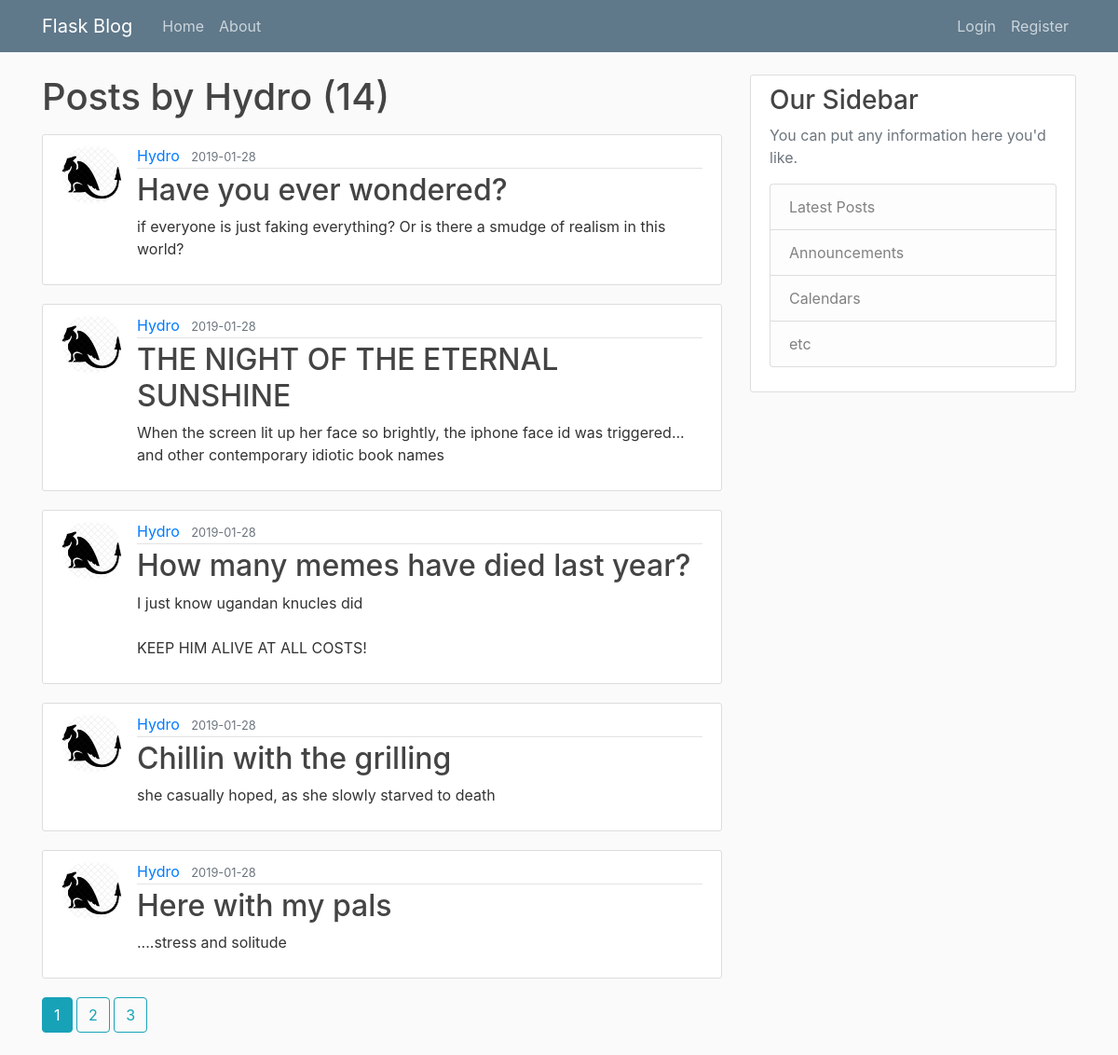
/user/Hydro, run on the app's committed database.
### flaskblog/models.py (models this page shows, shortened)
class User(db.Model, UserMixin):
    id = db.Column(db.Integer, primary_key=True)
    username = db.Column(db.String(20), unique=True, nullable=False)
    email = db.Column(db.String(120), unique=True, nullable=False)
    image_file = db.Column(db.String(20), nullable=False, default='default2.jpg')
    password = db.Column(db.String(60), nullable=False)
    posts = db.relationship('Post', backref='author', lazy=True)

class Post(db.Model):
    id = db.Column(db.Integer, primary_key=True)
    title = db.Column(db.String(100), nullable=False)
    date_posted = db.Column(db.DateTime, nullable=False, default=datetime.utcnow)
    content = db.Column(db.Text, nullable=False)
    user_id = db.Column(db.Integer, db.ForeignKey('user.id'), nullable=False)

### flaskblog/users/routes.py (the view)
@users.route("/user/<string:username>")
def user_posts(username):
    page = request.args.get('page', 1, type=int) #get value from URL
    user = User.query.filter_by(username=username).first_or_404()
    posts = Post.query.filter_by(author=user).order_by(Post.date_posted.desc()).paginate(per_page=5)
    return render_template('user_posts.html', posts=posts, user=user)

### flaskblog/templates/user_posts.html
{% extends "layout.html" %}
{% block content %}
    <h1 class="mb-3">Posts by {{ user.username }} ({{ posts.total }}) </h1>
    {% for post in posts.items %}
    <article class="media content-section">
      <img class="rounded-circle article-img" src="{{ url_for('static', filename='profile_pics/' + post.author.image_file) }}">
      <div class="media-body">
        <div class="article-metadata">
          <a class="mr-2" href="{{ url_for('users.user_posts', username=post.author.username) }}">{{ post.author.username }}</a>
          <small class="text-muted">{{ post.date_posted.strftime('%Y-%m-%d') }}</small>
        </div>
        <h2><a class="article-title" href="{{ url_for('posts.post', post_id=post.id) }}">{{ post.title }}</a></h2>
        <p class="article-content">{{ post.content }}</p>
      </div>
    </article>
    {% endfor %}
    {% for page_num in posts.iter_pages(left_edge=1, right_edge=1, left_current=1, right_current=2) %}
      {% if page_num %}
        {% if posts.page == page_num %}
          <a class="btn btn-info mb-4" href="{{ url_for('users.user_posts', username=user.username, page=page_num) }}"> {{ page_num }} </a>
        {% else %}
          <a class="btn btn-outline-info mb-4" href="{{ url_for('users.user_posts', username=user.username, page=page_num) }}"> {{ page_num }} </a>
        {% endif %}
      {% else %}
        ...
      {% endif %}
    {% endfor %}
{% endblock content %}

### flaskblog/static/main.css (style rules this page uses)
body { background: #fafafa; color: #333333; margin-top: 5rem; }
h1, h2, h3, h4, h5, h6 { color: #444444; }
.content-section { background: #ffffff; padding: 10px 20px; border: 1px solid #dddddd; border-radius: 3px; margin-bottom: 20px; }
.article-title { color: #444444; }
.article-content { white-space: pre-line; }
.article-img { height: 65px; width: 65px; margin-right: 16px; }
.article-metadata { padding-bottom: 1px; margin-bottom: 4px; border-bottom: 1px solid #e3e3e3 }

### data on the page
User: username "Hydro"
Post: image_file (picture), author.username "Hydro", date_posted "2019-01-28", title "Have you ever wondered?", content "if everyone is just faking everything? Or is there a smudge of realism in this world?"
Post: image_file (picture), author.username "Hydro", date_posted "2019-01-28", title "THE NIGHT OF THE ETERNAL SUNSHINE", content "When the screen lit up her face so brightly, the iphone face id was triggered... and other contemporary idiotic book names"
Post: image_file (picture), author.username "Hydro", date_posted "2019-01-28", title "How many memes have died last year?", content "I just know ugandan knucles did KEEP HIM ALIVE AT ALL COSTS!"
Post: image_file (picture), author.username "Hydro", date_posted "2019-01-28", title "Chillin with the grilling", content "she casually hoped, as she slowly starved to death"
Post: image_file (picture), author.username "Hydro", date_posted "2019-01-28", title "Here with my pals", content "....stress and solitude"

### other printed values
{{ posts.total }} "14"
{{ page_num }} "1"
{{ page_num }} "2" "3"
